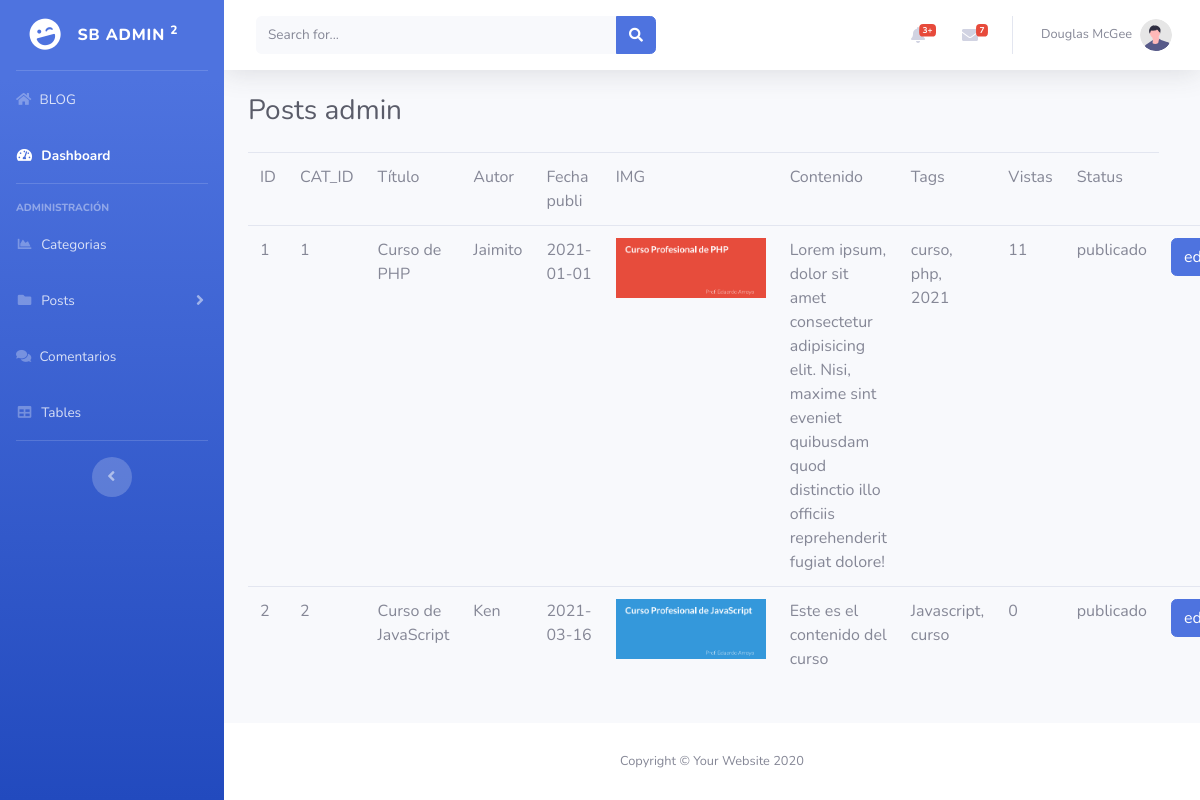
The app's page /admin/index.php?posts (signed in) with its own data.
### tables this page shows
CREATE TABLE `posts` (
  `post_id` int(10) UNSIGNED NOT NULL,
  `post_cat_id` int(10) NOT NULL,
  `post_titulo` varchar(255) NOT NULL,
  `post_autor` varchar(30) NOT NULL,
  `post_fecha` date NOT NULL,
  `post_img` text NOT NULL,
  `post_contenido` text NOT NULL,
  `post_tags` varchar(50) DEFAULT NULL,
  `post_vistas` int(11) NOT NULL DEFAULT 0,
  `post_status` varchar(30) NOT NULL
);

### recursos/funciones.php (the view, shortened to what this page needs)
<?php
    function f_query($sql){
        global $conexion;
        return mysqli_query($conexion,$sql);
    }
    function f_fetch_array($resultado){
        return mysqli_fetch_array($resultado);
    }
    function f_show_posts_admin(){
        $query = f_query("SELECT * FROM posts");
        while($fila = f_fetch_array($query)){
            $posts = <<<DELIMITADOR
                <tr>
                    <td>{$fila['post_id']}</td>
                    <td>{$fila['post_cat_id']}</td>
                    <td>{$fila['post_titulo']}</td>
                    <td>{$fila['post_autor']}</td>
                    <td>{$fila['post_fecha']}</td>
                    <td>
                        <img src="../img/{$fila['post_img']}" alt="" width="150px">
                    </td>
                    <td>{$fila['post_contenido']}</td>
                    <td>{$fila['post_tags']}</td>
                    <td>{$fila['post_vistas']}</td>
                    <td>{$fila['post_status']}</td>
                    <td>
                        <a href="index.php?posts_edit={$fila['post_id']}" class="btn btn-primary">editar</a>
                    </td>
                    <td>
                        <a href="index.php?posts&delete={$fila['post_id']}" class="btn btn-danger">borrar</a>
                    </td>
                </tr>
DELIMITADOR;
            echo $posts;
        }
    }
?>

### records on screen
posts: post_id "1", post_cat "1", post_titulo "Curso de PHP", post_autor "Jaimito", post_fecha "2021-01-01", post_img (picture), post_contenido "Lorem ipsum, dolor sit amet consectetur adipisicing elit. Nisi, maxime sint eveniet quibusdam quod distinctio illo officiis reprehenderit fugiat dolore!", post_tags "curso, php, 2021", post_vistas "11", post_status "publicado"
posts: post_id "2", post_cat "2", post_titulo "Curso de JavaScript", post_autor "Ken", post_fecha "2021-03-16", post_img (picture), post_contenido "Este es el contenido del curso", post_tags "Javascript, curso", post_vistas "0", post_status "publicado"
